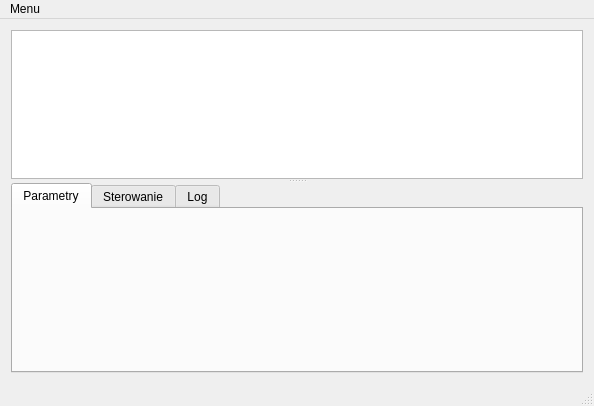
<?xml version="1.0" encoding="UTF-8"?>
<ui version="4.0">
 <class>MainWindow</class>
 <widget class="QMainWindow" name="MainWindow">
  <property name="geometry">
   <rect>
    <x>0</x>
    <y>0</y>
    <width>594</width>
    <height>406</height>
   </rect>
  </property>
  <property name="windowTitle">
   <string>MainWindow</string>
  </property>
  <widget class="QWidget" name="centralWidget">
   <layout class="QGridLayout" name="gridLayout">
    <item row="0" column="0">
     <widget class="QSplitter" name="splitter">
      <property name="orientation">
       <enum>Qt::Vertical</enum>
      </property>
      <widget class="QTableView" name="tableView"/>
      <widget class="QTabWidget" name="tabWidget">
       <property name="currentIndex">
        <number>0</number>
       </property>
       <widget class="QWidget" name="tab_x">
        <attribute name="title">
         <string>Parametry</string>
        </attribute>
        <widget class="QWidget" name="layoutWidget">
         <property name="geometry">
          <rect>
           <x>20</x>
           <y>50</y>
           <width>181</width>
           <height>22</height>
          </rect>
         </property>
         <layout class="QHBoxLayout" name="horizontalLayout_2">
          <item>
           <widget class="QLabel" name="label_2">
            <property name="text">
             <string>Param2:</string>
            </property>
           </widget>
          </item>
          <item>
           <widget class="QLineEdit" name="lineEdit_2"/>
          </item>
         </layout>
        </widget>
        <widget class="QWidget" name="layoutWidget">
         <property name="geometry">
          <rect>
           <x>20</x>
           <y>20</y>
           <width>181</width>
           <height>22</height>
          </rect>
         </property>
         <layout class="QHBoxLayout" name="horizontalLayout">
          <item>
           <widget class="QLabel" name="label">
            <property name="text">
             <string>Param1:</string>
            </property>
           </widget>
          </item>
          <item>
           <widget class="QLineEdit" name="lineEdit"/>
          </item>
         </layout>
        </widget>
       </widget>
       <widget class="QWidget" name="tab_4">
        <attribute name="title">
         <string>Sterowanie</string>
        </attribute>
        <widget class="QWidget" name="layoutWidget">
         <property name="geometry">
          <rect>
           <x>71</x>
           <y>21</y>
           <width>138</width>
           <height>113</height>
          </rect>
         </property>
         <layout class="QVBoxLayout" name="verticalLayout">
          <item>
           <widget class="QPushButton" name="pushButton">
            <property name="text">
             <string>Start</string>
            </property>
           </widget>
          </item>
          <item>
           <widget class="QPushButton" name="pushButton_2">
            <property name="text">
             <string>Stop</string>
            </property>
           </widget>
          </item>
          <item>
           <widget class="QPushButton" name="pushButton_3">
            <property name="text">
             <string>Reset</string>
            </property>
           </widget>
          </item>
          <item>
           <layout class="QHBoxLayout" name="horizontalLayout_3">
            <item>
             <widget class="QLabel" name="label_3">
              <property name="text">
               <string>Szybkosc</string>
              </property>
             </widget>
            </item>
            <item>
             <widget class="QSlider" name="horizontalSlider">
              <property name="maximum">
               <number>6</number>
              </property>
              <property name="pageStep">
               <number>11</number>
              </property>
              <property name="orientation">
               <enum>Qt::Horizontal</enum>
              </property>
             </widget>
            </item>
           </layout>
          </item>
         </layout>
        </widget>
       </widget>
       <widget class="QWidget" name="tab_2">
        <attribute name="title">
         <string>Log</string>
        </attribute>
        <layout class="QGridLayout" name="gridLayout_3">
         <item row="0" column="0">
          <layout class="QGridLayout" name="gridLayout_2">
           <item row="0" column="0">
            <widget class="QTextBrowser" name="textBrowser"/>
           </item>
          </layout>
         </item>
        </layout>
       </widget>
      </widget>
     </widget>
    </item>
   </layout>
  </widget>
  <widget class="QMenuBar" name="menuBar">
   <property name="geometry">
    <rect>
     <x>0</x>
     <y>0</y>
     <width>594</width>
     <height>21</height>
    </rect>
   </property>
   <widget class="QMenu" name="menuMenu">
    <property name="title">
     <string>Menu</string>
    </property>
    <addaction name="actionStart_Game"/>
    <addaction name="actionExit"/>
   </widget>
   <addaction name="menuMenu"/>
  </widget>
  <widget class="QStatusBar" name="statusBar"/>
  <action name="actionStart_Game">
   <property name="text">
    <string>Start Game</string>
   </property>
  </action>
  <action name="actionExit">
   <property name="text">
    <string>Exit</string>
   </property>
  </action>
 </widget>
 <layoutdefault spacing="6" margin="11"/>
 <resources/>
 <connections/>
</ui>
